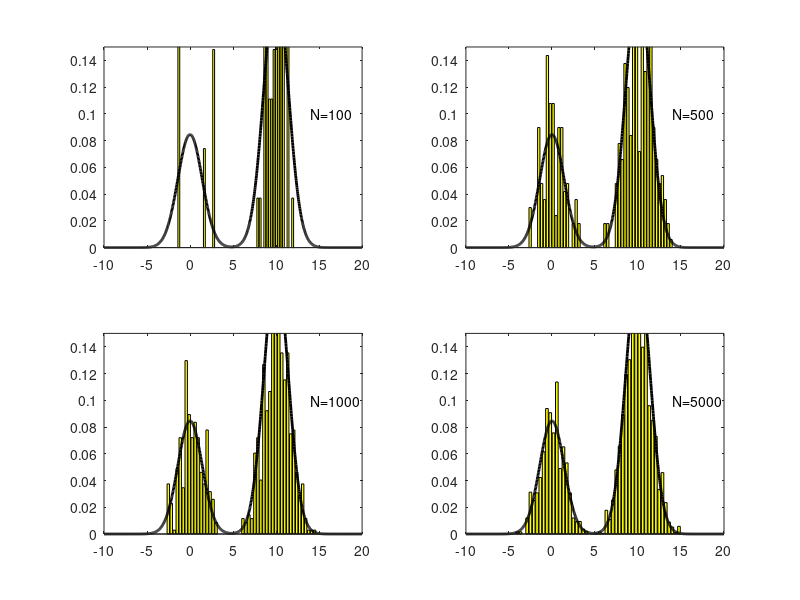

Write the MATLAB code that produced this figure.
function mh_demo()

seed = 1; randn('state', seed); rand('state', seed);

% This demo shows how the Metropolis-Hastings algorithm can be used to
% sample from a mixture of 2 Gaussians if we can sample from a Gaussian proposal. 
% Based on code originally written by Nando de Freitas.
% Modified by Kevin Murphy.

N = 5000;                        % Number of iterations (samples).
sigma = 2;                       % Standard deviation of the target components.
x = zeros(N,1);                  % Markov chain (unknowns).
sigma_prop = 10;                 % Standard deviation of the Gaussian proposal.

weights = [0.3 0.7];
mus = [0 10];
sigmas = [sigma sigma];

% do MCMC

x(1) = 20*rand(1,1);
for i=2:N
  u = rand(1,1);
  z = sigma_prop * randn(1,1);
  xprop = x(i-1) + z;
  alpha1 = mogProb(xprop, weights, mus, sigmas);
  alpha2 = mogProb(x(i-1), weights, mus, sigmas);
  alpha = min(1, alpha1/alpha2);
  if(u<alpha)
    x(i) = xprop; 
  else
    x(i) = x(i-1);
  end
end

% plot the histogram of samples

N_bins = 50;                     % Number of bins in the histogram.
Ns = [100 500 1000 N];
figure;
for i=1:4
  subplot(2,2,i)
  x_t = linspace(-10,20,1000);
  y_t = mogProb(x_t, weights, mus, sigmas);
  [b,a] = hist(x(1:Ns(i)), N_bins);
  measure = a(2)-a(1); % bin width.
  area = sum(b*measure);
  bar(a,b/(area),'y')
  hold on;
  plot(x_t,y_t,'k','linewidth',2)
  axis([-10 20 0 .15])
  text(14,.1,sprintf('N=%d', Ns(i)))
end

%%%%%%%%%%

function p = mogProb(x, mixWeights, mu, sigma)

% p(n) = sum_k w(k) N(x(n)|mu(k), sigma(k))
K = length(mixWeights);
N = length(x);
p = zeros(N,1);
for k=1:K
  %p = p + mixWeights(k)*gaussian_prob(x(:)', mu(k), sigma(k)^2);
  p = p + mixWeights(k)*mvnpdf(x(:), mu(k), sigma(k));
end
